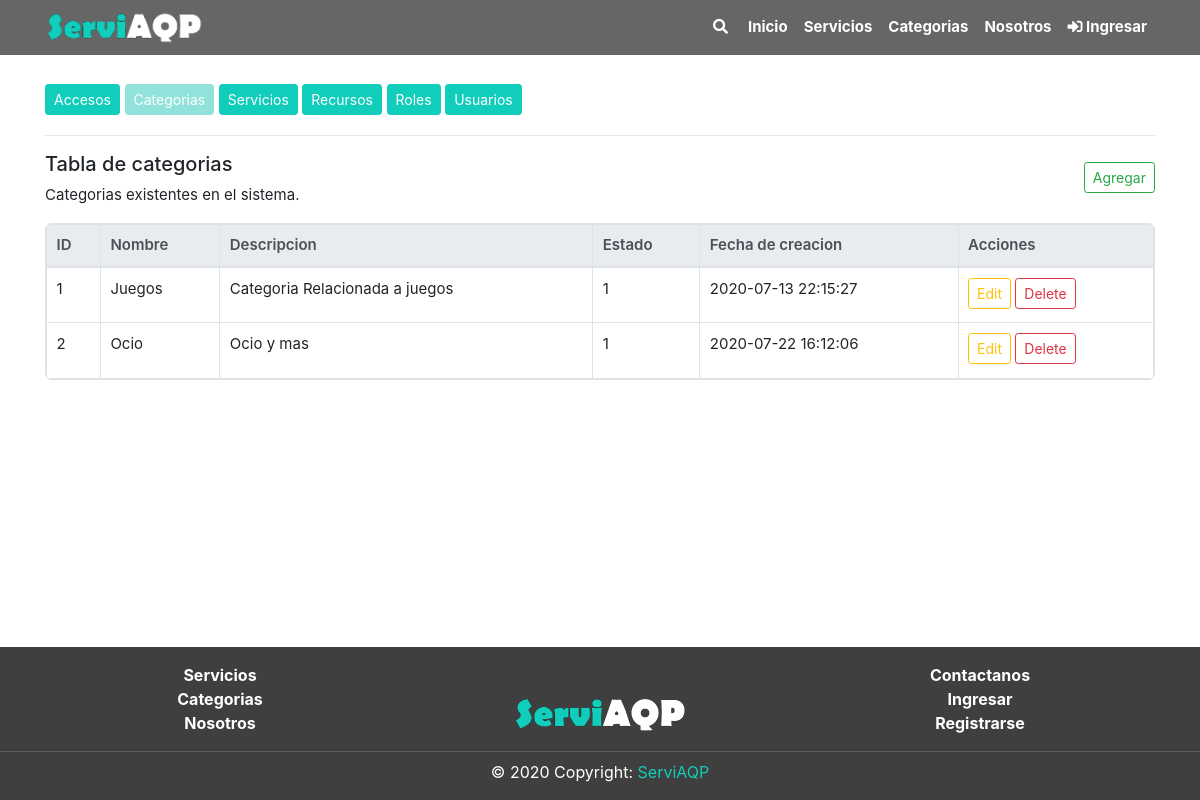
Page /Categorias/tabla.php on the committed database.
### tables this page shows
CREATE TABLE `categoria` (
  `CatId` int(11) NOT NULL,
  `CatNom` varchar(60) NOT NULL,
  `CatDes` text NOT NULL,
  `CatEstReg` int(1) NOT NULL DEFAULT 1,
  `CatFecCre` timestamp NOT NULL DEFAULT current_timestamp() ON UPDATE current_timestamp()
);

### includes/global_variable.php (called while the page is built)
<?php
$dirEjec = "/ServiAQP";
?>

### Categorias/tabla.php (the view, shortened to what this page needs)
<?php
include("../includes/header.php");
?>
<div class="section">
	<div class="container pt-4">
		<div class="mb-2">
			<a href="<?= $dirEjec ?>/acceso" class="btn btn-primary btn-sm mb-1">Accesos</a>
			<a href="<?= $dirEjec ?>/categorias/tabla.php" class="btn btn-primary btn-sm mb-1 btn-disabled disabled">Categorias</a>
			<a href="<?= $dirEjec ?>/servicios/tabla.php" class="btn btn-primary btn-sm mb-1">Servicios</a>
			<a href="<?= $dirEjec ?>/recurso" class="btn btn-primary btn-sm mb-1  ">Recursos</a>
			<a href="<?= $dirEjec ?>/rol" class="btn btn-primary btn-sm mb-1">Roles</a>
			<a href="<?= $dirEjec ?>/usuario" class="btn btn-primary btn-sm mb-1">Usuarios</a>
		</div>
		<hr class="mt-3">
		<div class="mt-3 row">
			<div class="col-10 ">
				<h5>Tabla de categorias</h5>
				<p>Categorias existentes en el sistema.</p>
			</div>
			<div class="col-2 align-self-center mb-3">
				<?php
				include("crud_categoria/add.php");
				?>
			</div>
		</div>
		<div>
			<?php
			$query = "SELECT * FROM CATEGORIA";
			$resultProduct = mysqli_query($conn, $query);
			if (mysqli_num_rows($resultProduct) > 0) {
			?>
				<div class="table-responsive table-bordered tb">
					<table class='table'>
						<thead class="thead-light">
							<th>ID</th>
							<th>Nombre</th>
							<th>Descripcion</th>
							<th>Estado</th>
							<th>Fecha de creacion</th>
							<th>Acciones</th>
						</thead>
						<tbody>
							<?php
							while ($row = mysqli_fetch_array($resultProduct)) {
							?>
								<tr>
									<td><?php echo $row['CatId'] ?></td>
									<td><?php echo $row['CatNom'] ?></td>
									<td><?php echo $row['CatDes'] ?></td>
									<td><?php echo $row['CatEstReg'] ?></td>
									<td><?php echo $row['CatFecCre'] ?></td>
									<td>
										<button type="button" onclick="edit_categoria(<?php echo $row['CatId'] ?>)" class="btn btn-outline-warning btn-sm mb-1" data-toggle="modal" data-target="#editModal" data-whatever="@mdo">Edit</button>
										<a href="crud_categoria/delete.php?id=<?php echo $row['CatId'] ?>" class="btn btn-outline-danger btn-sm mb-1">
											Delete
										</a>
									</td>
								</tr>
							<?php } ?>
						</tbody>
					</table>
				</div>
			<?php } else { ?>
				<p>No hay elementos</p>
			<?php } ?>
		</div>
	</div>
</div>
<?php
include("../includes/footer.php");
?>

### frontend/css/style.css (style rules this page uses)
:root { --color-principal: #11cdbb; --fondo-principal: white; --color-principal-hover: rgb(24, 170, 155); --color-principal-disa: rgb(87, 211, 199); --color-footer: rgb(63, 63, 63); }
* { margin: 0; padding: 0; -webkit-box-sizing: border-box; -moz-box-sizing: border-box; box-sizing: border-box; }
html { position: relative; min-height: 100%; background-color: var(--fondo-principal); }
body { margin-bottom: 190px; background-color: var(--fondo-principal); }
div.section { background-color: var(--fondo-principal); margin-top: 60px; }
p { font-size: 15px; }
a { color: var(--color-principal); }
.btn-primary { background-color: var(--color-principal) !important; border-color: var(--color-principal); }
.btn-disabled { background-color: var(--color-principal-disa) !important; border-color: var(--color-principal-disa) !important; }
.table { font-size: 15px; margin: 0px; }
.tb { border-radius: 6px; }
.table td, .table th { padding: .6rem; }
.table th { font-weight: 600; }

### rows in the picture
categoria: CatId "1", CatNom "Juegos", CatDes "Categoria Relacionada a juegos", CatEstReg "1", CatFecCre "2020-07-13 22:15:27"
categoria: CatId "2", CatNom "Ocio", CatDes "Ocio y mas", CatEstReg "1", CatFecCre "2020-07-22 16:12:06"
